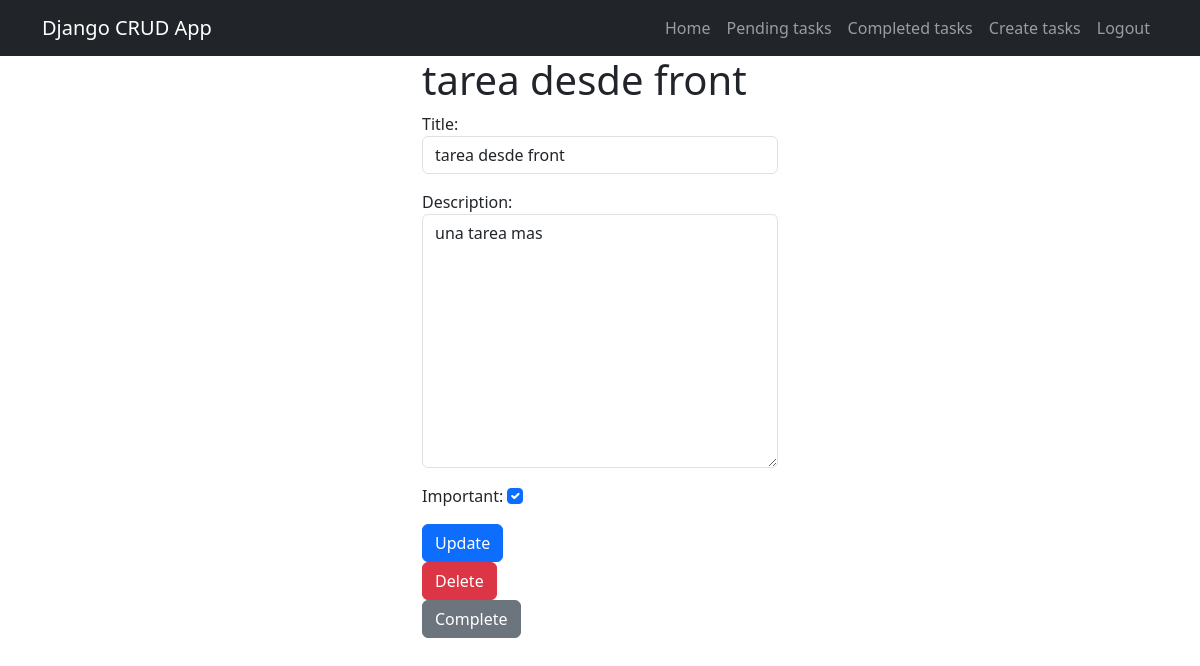
The app's page /tasks/2/ (signed in) with its own data.
### tasks/models.py (models this page shows, shortened)
class Task(models.Model):
    title = models.CharField(max_length=100)
    description = models.TextField(blank=True)
    created = models.DateTimeField(auto_now_add=True)
    datecompleted = models.DateTimeField(null=True)
    important = models.BooleanField(default=False, blank=True)
    user = models.ForeignKey(User, on_delete=models.CASCADE)

### tasks/views.py (the view, shortened to what this page needs)
# urls.py: path('tasks/<int:task_id>/', views.task_detail, name='task_detail'),
@login_required
def task_detail(request, task_id):
    if request.method == 'GET':
        task=get_object_or_404(Task,pk=task_id, user=request.user)
        form = TaskForm(instance=task)
        return render (request, 'task_detail.html',{'form':form, 'task':task})

### tasks/forms.py
class TaskForm(forms.ModelForm):
    class Meta:
        model = Task
        fields = ['title','description','important']
        widgets = {
            'title': forms.TextInput(attrs={'class':'form-control', 'placeholder': 'Write a title'}),
            'description': forms.Textarea(attrs={'class':'form-control', 'placeholder': 'Write a description'}),
            'important': forms.CheckboxInput(attrs={'class':'form-check-input m-auto mt-1'})
        }

### tasks/templates/task_detail.html (shortened to what this page needs)
{% extends 'base.html' %}
{% block content %}
<main class="container">
    <div class="row">
        <div class="col-md-4 offset-md-4">
            <h1>{{task.title}}</h1>
            <div>
                <form method="POST">
                    {{form.as_p}}
                    <button class="btn btn-primary">Update</button>
                </form>
                <form action="{% url 'delete_task' task.id %}" method="POST">
                    <button class="btn btn-danger">Delete</button>
                </form>
                <form action="{% url 'complete_task' task.id %}" method="POST">
                    <button class="btn btn-secondary">Complete</button>
                </form>
            </div>
        </div>
    </div>
</main>
{% endblock %}

### records on screen
Task: title "tarea desde front", description "una tarea mas", important "☑"
